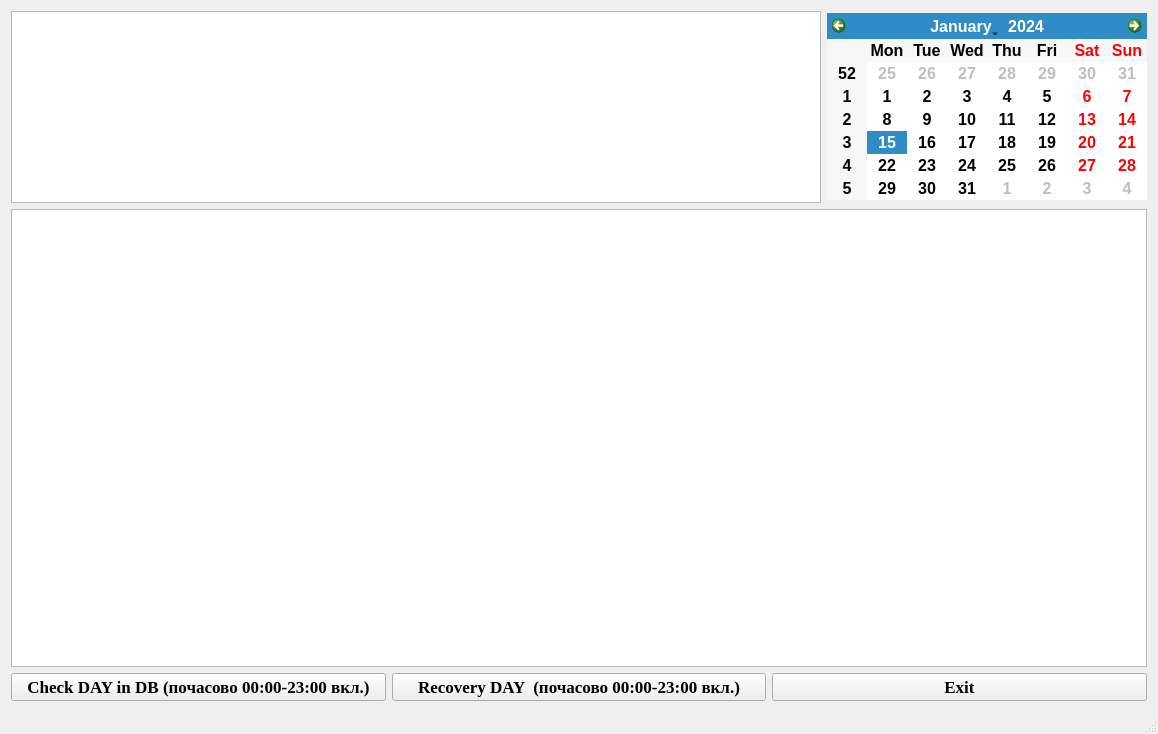
<?xml version="1.0" encoding="UTF-8"?>
<ui version="4.0">
 <class>MainWindow</class>
 <widget class="QMainWindow" name="MainWindow">
  <property name="geometry">
   <rect>
    <x>0</x>
    <y>0</y>
    <width>1158</width>
    <height>734</height>
   </rect>
  </property>
  <property name="windowTitle">
   <string>Recovery reports data form ICPCON controllers</string>
  </property>
  <widget class="QWidget" name="centralWidget">
   <layout class="QVBoxLayout" name="verticalLayout" stretch="0,0,0">
    <item>
     <layout class="QHBoxLayout" name="horizontalLayout">
      <item>
       <widget class="QListWidget" name="listWidget">
        <property name="sizePolicy">
         <sizepolicy hsizetype="Expanding" vsizetype="Expanding">
          <horstretch>0</horstretch>
          <verstretch>0</verstretch>
         </sizepolicy>
        </property>
        <property name="font">
         <font>
          <family>Courier New</family>
          <pointsize>10</pointsize>
          <weight>75</weight>
          <bold>true</bold>
         </font>
        </property>
       </widget>
      </item>
      <item>
       <widget class="QCalendarWidget" name="calendarWidget">
        <property name="sizePolicy">
         <sizepolicy hsizetype="Fixed" vsizetype="Fixed">
          <horstretch>0</horstretch>
          <verstretch>0</verstretch>
         </sizepolicy>
        </property>
        <property name="font">
         <font>
          <pointsize>12</pointsize>
          <weight>75</weight>
          <bold>true</bold>
         </font>
        </property>
        <property name="gridVisible">
         <bool>false</bool>
        </property>
        <property name="horizontalHeaderFormat">
         <enum>QCalendarWidget::ShortDayNames</enum>
        </property>
       </widget>
      </item>
     </layout>
    </item>
    <item>
     <widget class="QListWidget" name="listWidget_history">
      <property name="sizePolicy">
       <sizepolicy hsizetype="Expanding" vsizetype="Expanding">
        <horstretch>0</horstretch>
        <verstretch>60</verstretch>
       </sizepolicy>
      </property>
     </widget>
    </item>
    <item>
     <layout class="QHBoxLayout" name="horizontalLayout_2">
      <item>
       <widget class="QPushButton" name="pushButtonCheckDay">
        <property name="font">
         <font>
          <family>Times New Roman</family>
          <pointsize>13</pointsize>
          <weight>75</weight>
          <bold>true</bold>
         </font>
        </property>
        <property name="text">
         <string>Check DAY in DB (почасово 00:00-23:00 вкл.)</string>
        </property>
        <property name="icon">
         <iconset resource="res.qrc">
          <normaloff>:/icons/checkered_flag.ico</normaloff>:/icons/checkered_flag.ico</iconset>
        </property>
        <property name="iconSize">
         <size>
          <width>48</width>
          <height>48</height>
         </size>
        </property>
       </widget>
      </item>
      <item>
       <widget class="QPushButton" name="pushButtonRecoveryDay">
        <property name="font">
         <font>
          <family>Times New Roman</family>
          <pointsize>13</pointsize>
          <weight>75</weight>
          <bold>true</bold>
         </font>
        </property>
        <property name="text">
         <string>Recovery DAY  (почасово 00:00-23:00 вкл.)</string>
        </property>
        <property name="icon">
         <iconset resource="res.qrc">
          <normaloff>:/icons/db_comit_5329.ico</normaloff>:/icons/db_comit_5329.ico</iconset>
        </property>
        <property name="iconSize">
         <size>
          <width>48</width>
          <height>48</height>
         </size>
        </property>
       </widget>
      </item>
      <item>
       <widget class="QPushButton" name="pushButtonClose">
        <property name="font">
         <font>
          <family>Times New Roman</family>
          <pointsize>13</pointsize>
          <weight>75</weight>
          <bold>true</bold>
         </font>
        </property>
        <property name="text">
         <string>Exit</string>
        </property>
        <property name="icon">
         <iconset resource="res.qrc">
          <normaloff>:/icons/exit.ico</normaloff>:/icons/exit.ico</iconset>
        </property>
        <property name="iconSize">
         <size>
          <width>48</width>
          <height>48</height>
         </size>
        </property>
       </widget>
      </item>
     </layout>
    </item>
   </layout>
  </widget>
  <widget class="QStatusBar" name="statusBar"/>
 </widget>
 <layoutdefault spacing="6" margin="11"/>
 <resources>
  <include location="res.qrc"/>
 </resources>
 <connections/>
</ui>
